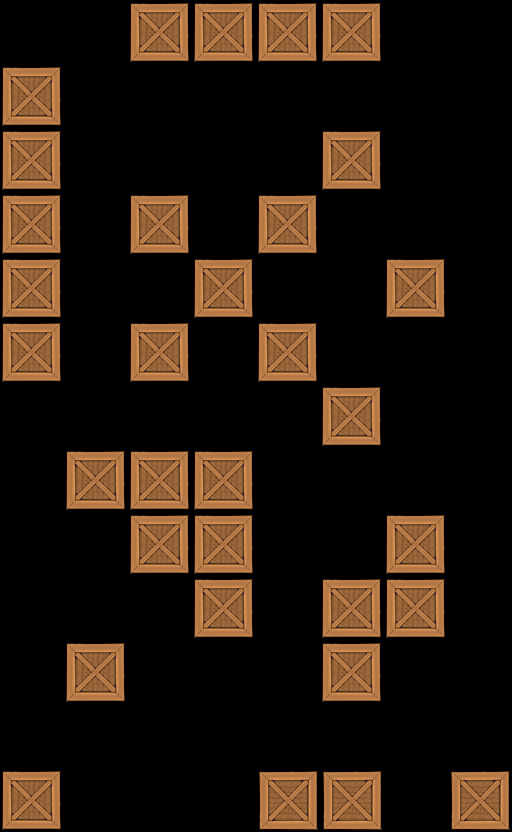

The image is a tile-based game level rendered from a .tmx file. Its description and source (layers, tilesets, objects; grid data summarised) follow:
An orthogonal 8x13 tile map with 64x64 px tiles, 1 tile layer (Tile Layer 1).

<map version="1.0" orientation="orthogonal" width="8" height="13" tilewidth="64" tileheight="64">
 <tileset firstgid="1" name="crate" tilewidth="64" tileheight="64">
  <image source="../../crate4.png" width="64" height="64" />
 </tileset>
 <layer name="Tile Layer 1" width="8" height="13">
  <data>[104 cells, 32 non-empty, 1 distinct tile ids]</data>
 </layer>
</map>
